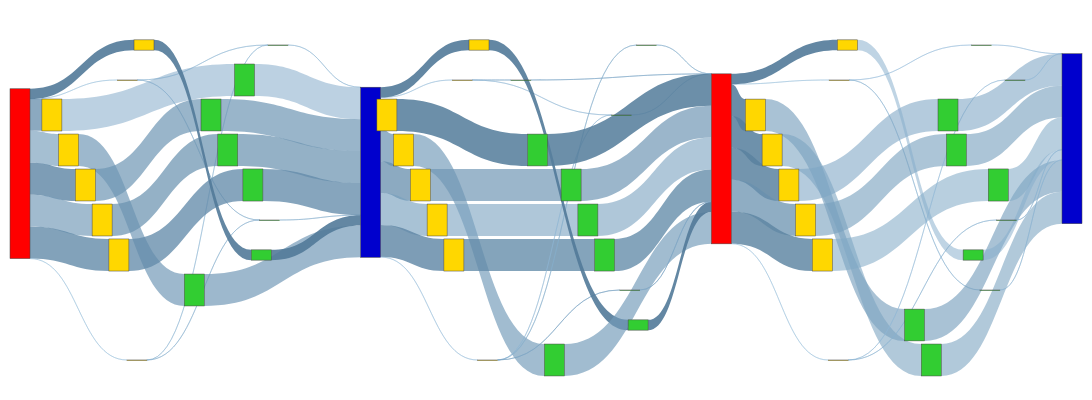

Write notebook code for a chart like this one.
### Code cell
f2_nodes, f2_nodes_dict = get_nodes_for_sankey(F2,rm_tags=['sim','agg_r','agg_w'],label_on=False)

# print(node_ref2)

f2_links = get_links_for_sankey(F2, f2_nodes_dict)
fig = go.Figure(go.Sankey(
            node = f2_nodes,
            link = f2_links, orientation='h'))

fig.update_layout(
    autosize=False,
    width=1200,
    height=400,
    margin=dict(
        l=10,
        r=10,
        b=40,
        t=10,
        pad=4
    ),
)
fig.show()
fig.write_html(f"{IMAGE_PATH}/sankey-grouped-sim_agg-vol-vfd.html")

### Figure 1 — Plotly figure (JSON) as saved in the notebook; plotly's stock layout.template omitted (floating-point values rounded to 4 significant figures)
{"data": [{"link": {"color": ["rgba(147.61904761904762, 187.61904761904762, 217.61904761904762, 0.41785714285714287)", "rgba(102.38095238095238, 142.38095238095238, 172.38095238095238, 0.7571428571428571)", "rgba(116.66666666666666, 156.66666666666666, 186.66666666666666, 0.65)", "rgba(95.23809523809524, 135.23809523809524, 165.23809523809524, 0.8107142857142857)", "rgba(114.28571428571428, 154.28571428571428, 184.28571428571428, 0.6678571428571429)", "rgba(97.61904761904762, 137.61904761904762, 167.61904761904762, 0.7928571428571429)", "rgba(147.61904761904762, 187.61904761904762, 217.61904761904762, 0.41785714285714287)", "rgba(83.33333333333333, 123.33333333333333, 153.33333333333331, 0.9)", "rgba(140.47619047619048, 180.47619047619048, 210.47619047619048, 0.4714285714285714)", "rgba(135.71428571428572, 175.71428571428572, 205.71428571428572, 0.5071428571428571)", "rgba(140.47619047619048, 180.47619047619048, 210.47619047619048, 0.4714285714285714)", "rgba(135.71428571428572, 175.71428571428572, 205.71428571428572, 0.5071428571428571)", "rgba(130.95238095238096, 170.95238095238096, 200.95238095238096, 0.5428571428571429)", "rgba(111.9047619047619, 151.9047619047619, 181.9047619047619, 0.6857142857142857)", "rgba(109.52380952380952, 149.52380952380952, 179.52380952380952, 0.7035714285714285)", "rgba(107.14285714285714, 147.14285714285714, 177.14285714285714, 0.7214285714285715)", "rgba(100.0, 140.0, 170.0, 0.775)", "rgba(83.33333333333333, 123.33333333333333, 153.33333333333331, 0.9)", "rgba(140.47619047619048, 180.47619047619048, 210.47619047619048, 0.4714285714285714)", "rgba(135.71428571428572, 175.71428571428572, 205.71428571428572, 0.5071428571428571)", "rgba(130.95238095238096, 170.95238095238096, 200.95238095238096, 0.5428571428571429)", "rgba(111.9047619047619, 151.9047619047619, 181.9047619047619, 0.6857142857142857)", "rgba(109.52380952380952, 149.52380952380952, 179.52380952380952, 0.7035714285714285)", "rgba(107.14285714285714, 147.14285714285714, 177.14285714285714, 0.7214285714285715)", "rgba(100.0, 140.0, 170.0, 0.775)", "rgba(83.33333333333333, 123.33333333333333, 153.33333333333331, 0.9)", "rgba(146.07843137254903, 186.07843137254903, 216.07843137254903, 0.4294117647058824)", "rgba(91.1764705882353, 131.1764705882353, 161.1764705882353, 0.8411764705882353)", "rgba(106.86274509803923, 146.86274509803923, 176.86274509803923, 0.723529411764706)", "rgba(102.94117647058823, 142.94117647058823, 172.94117647058823, 0.7529411764705882)", "rgba(118.62745098039215, 158.62745098039215, 188.62745098039215, 0.6352941176470588)", "rgba(95.09803921568627, 135.09803921568627, 165.09803921568627, 0.8117647058823529)", "rgba(146.07843137254903, 186.07843137254903, 216.07843137254903, 0.4294117647058824)", "rgba(83.33333333333333, 123.33333333333333, 153.33333333333331, 0.9)", "rgba(130.39215686274508, 170.39215686274508, 200.39215686274508, 0.5470588235294118)", "rgba(142.15686274509804, 182.15686274509804, 212.15686274509804, 0.45882352941176474)", "rgba(87.25490196078431, 127.25490196078431, 157.2549019607843, 0.8705882352941177)", "rgba(114.70588235294117, 154.70588235294116, 184.70588235294116, 0.6647058823529413)", "rgba(110.7843137254902, 150.7843137254902, 180.7843137254902, 0.6941176470588235)", "rgba(122.54901960784314, 162.54901960784315, 192.54901960784315, 0.6058823529411765)", "rgba(99.01960784313727, 139.01960784313727, 169.01960784313727, 0.7823529411764706)", "rgba(134.31372549019608, 174.31372549019608, 204.31372549019608, 0.5176470588235295)", "rgba(142.15686274509804, 182.15686274509804, 212.15686274509804, 0.45882352941176474)", "rgba(126.47058823529412, 166.47058823529412, 196.47058823529412, 0.5764705882352942)", "rgba(83.33333333333333, 123.33333333333333, 153.33333333333331, 0.9)", "rgba(130.39215686274508, 170.39215686274508, 200.39215686274508, 0.5470588235294118)", "rgba(138.23529411764707, 178.23529411764707, 208.23529411764707, 0.4882352941176471)", "rgba(87.25490196078431, 127.25490196078431, 157.2549019607843, 0.8705882352941177)", "rgba(114.70588235294117, 154.70588235294116, 184.70588235294116, 0.6647058823529413)", "rgba(110.7843137254902, 150.7843137254902, 180.7843137254902, 0.6941176470588235)", "rgba(122.54901960784314, 162.54901960784315, 192.54901960784315, 0.6058823529411765)", "rgba(99.01960784313727, 139.01960784313727, 169.01960784313727, 0.7823529411764706)", "rgba(134.31372549019608, 174.31372549019608, 204.31372549019608, 0.5176470588235295)", "rgba(83.33333333333333, 123.33333333333333, 153.33333333333331, 0.9)", "rgba(126.47058823529412, 166.47058823529412, 196.47058823529412, 0.5764705882352942)", "rgba(147.61904761904762, 187.61904761904762, 217.61904761904762, 0.41785714285714287)", "rgba(85.71428571428571, 125.71428571428571, 155.71428571428572, 0.8821428571428571)", "rgba(88.0952380952381, 128.0952380952381, 158.0952380952381, 0.8642857142857143)", "rgba(90.47619047619048, 130.47619047619048, 160.47619047619048, 0.8464285714285715)", "rgba(104.76190476190476, 144.76190476190476, 174.76190476190476, 0.7392857142857143)", "rgba(92.85714285714286, 132.85714285714286, 162.85714285714286, 0.8285714285714285)", "rgba(147.61904761904762, 187.61904761904762, 217.61904761904762, 0.41785714285714287)", "rgba(83.33333333333333, 123.33333333333333, 153.33333333333331, 0.9)", "rgba(145.23809523809524, 185.23809523809524, 215.23809523809524, 0.4357142857142857)", "rgba(138.0952380952381, 178.0952380952381, 208.0952380952381, 0.4892857142857143)", "rgba(119.04761904761905, 159.04761904761904, 189.04761904761904, 0.6321428571428571)", "rgba(123.80952380952381, 163.8095238095238, 193.8095238095238, 0.5964285714285714)", "rgba(126.19047619047619, 166.1904761904762, 196.1904761904762, 0.5785714285714286)", "rgba(121.42857142857143, 161.42857142857144, 191.42857142857144, 0.6142857142857143)", "rgba(128.57142857142856, 168.57142857142856, 198.57142857142856, 0.5607142857142857)", "rgba(142.85714285714286, 182.85714285714286, 212.85714285714286, 0.45357142857142857)", "rgba(138.0952380952381, 178.0952380952381, 208.0952380952381, 0.4892857142857143)", "rgba(133.33333333333334, 173.33333333333334, 203.33333333333334, 0.525)", "rgba(145.23809523809524, 185.23809523809524, 215.23809523809524, 0.4357142857142857)", "rgba(119.04761904761905, 159.04761904761904, 189.04761904761904, 0.6321428571428571)", "rgba(123.80952380952381, 163.8095238095238, 193.8095238095238, 0.5964285714285714)", "rgba(126.19047619047619, 166.1904761904762, 196.1904761904762, 0.5785714285714286)", "rgba(121.42857142857143, 161.42857142857144, 191.42857142857144, 0.6142857142857143)", "rgba(128.57142857142856, 168.57142857142856, 198.57142857142856, 0.5607142857142857)", "rgba(142.85714285714286, 182.85714285714286, 212.85714285714286, 0.45357142857142857)", "rgba(138.0952380952381, 178.0952380952381, 208.0952380952381, 0.4892857142857143)", "rgba(133.33333333333334, 173.33333333333334, 203.33333333333334, 0.525)", "rgba(138.0952380952381, 178.0952380952381, 208.0952380952381, 0.4892857142857143)"], "label": ["Access Volume : 0 <br />Access Count : 4 <br />Average Access Size : 0 <br />Operation : write<br />Bandwidth : 0", "Access Volume : 7.42 MB <br />Access Count : 200 <br />Average Access Size : 37.11 KB <br />Operation : write<br />Bandwidth : 2.41 MB/s", "Access Volume : 7.44 MB <br />Access Count : 200 <br />Average Access Size : 37.21 KB <br />Operation : write<br />Bandwidth : 1.87 MB/s", "Access Volume : 7.44 MB <br />Access Count : 200 <br />Average Access Size : 37.2 KB <br />Operation : write<br />Bandwidth : 2.51 MB/s", "Access Volume : 7.44 MB <br />Access Count : 200 <br />Average Access Size : 37.21 KB <br />Operation : write<br />Bandwidth : 1.89 MB/s", "Access Volume : 7.48 MB <br />Access Count : 201 <br />Average Access Size : 37.21 KB <br />Operation : write<br />Bandwidth : 2.48 MB/s", "Access Volume : 0 <br />Access Count : 4 <br />Average Access Size : 0 <br />Operation : write<br />Bandwidth : 0", "Access Volume : 2.4 MB <br />Access Count : 1 <br />Average Access Size : 2.4 MB <br />Operation : write<br />Bandwidth : 1.56 GB/s", "Access Volume : 5.19 KB <br />Access Count : 24 <br />Average Access Size : 216.33 B <br />Operation : write<br />Bandwidth : 292.05 B/s", "Access Volume : 272 B <br />Access Count : 1 <br />Average Access Size : 272 B <br />Operation : write<br />Bandwidth : 176.85 KB/s", "Access Volume : 5.19 KB <br />Access Count : 24 <br />Average Access Size : 216.33 B <br />Operation : write<br />Bandwidth : 292.05 B/s", "Access Volume : 272 B <br />Access Count : 1 <br />Average Access Size : 272 B <br />Operation : write<br />Bandwidth : 176.85 KB/s", "Access Volume : 7.46 MB <br />Access Count : 202 <br />Average Access Size : 36.94 KB <br />Operation : write<br />Bandwidth : 440.16 KB/s", "Access Volume : 7.45 MB <br />Access Count : 200 <br />Average Access Size : 37.24 KB <br />Operation : write<br />Bandwidth : 2.11 MB/s", "Access Volume : 7.45 MB <br />Access Count : 200 <br />Average Access Size : 37.23 KB <br />Operation : write<br />Bandwidth : 2.12 MB/s", "Access Volume : 7.45 MB <br />Access Count : 200 <br />Average Access Size : 37.25 KB <br />Operation : write<br />Bandwidth : 2.13 MB/s", "Access Volume : 7.49 MB <br />Access Count : 201 <br />Average Access Size : 37.25 KB <br />Operation : write<br />Bandwidth : 2.42 MB/s", "Access Volume : 2.4 MB <br />Access Count : 1 <br />Average Access Size : 2.4 MB <br />Operation : write<br />Bandwidth : 1.56 GB/s", "Access Volume : 5.19 KB <br />Access Count : 24 <br />Average Access Size : 216.33 B <br />Operation : write<br />Bandwidth : 292.05 B/s", "Access Volume : 272 B <br />Access Count : 1 <br />Average Access Size : 272 B <br />Operation : write<br />Bandwidth : 176.85 KB/s", "Access Volume : 7.46 MB <br />Access Count : 202 <br />Average Access Size : 36.94 KB <br />Operation : write<br />Bandwidth : 440.16 KB/s", "Access Volume : 7.45 MB <br />Access Count : 200 <br />Average Access Size : 37.24 KB <br />Operation : write<br />Bandwidth : 2.11 MB/s", "Access Volume : 7.45 MB <br />Access Count : 200 <br />Average Access Size : 37.23 KB <br />Operation : write<br />Bandwidth : 2.12 MB/s", "Access Volume : 7.45 MB <br />Access Count : 200 <br />Average Access Size : 37.25 KB <br />Operation : write<br />Bandwidth : 2.13 MB/s", "Access Volume : 7.49 MB <br />Access Count : 201 <br />Average Access Size : 37.25 KB <br />Operation : write<br />Bandwidth : 2.42 MB/s", "Access Volume : 2.4 MB <br />Access Count : 1 <br />Average Access Size : 2.4 MB <br />Operation : write<br />Bandwidth : 1.56 GB/s", "Access Volume : 0 <br />Access Count : 3 <br />Average Access Size : 0 <br />Operation : read<br />Bandwidth : 0", "Access Volume : 7.42 MB <br />Access Count : 200 <br />Average Access Size : 37.11 KB <br />Operation : read<br />Bandwidth : 11.12 MB/s", "Access Volume : 7.44 MB <br />Access Count : 200 <br />Average Access Size : 37.21 KB <br />Operation : read<br />Bandwidth : 10.68 MB/s", "Access Volume : 7.44 MB <br />Access Count : 200 <br />Average Access Size : 37.2 KB <br />Operation : read<br />Bandwidth : 10.69 MB/s", "Access Volume : 7.44 MB <br />Access Count : 200 <br />Average Access Size : 37.21 KB <br />Operation : read<br />Bandwidth : 10.43 MB/s", "Access Volume : 7.48 MB <br />Access Count : 201 <br />Average Access Size : 37.21 KB <br />Operation : read<br />Bandwidth : 10.78 MB/s", "Access Volume : 0 <br />Access Count : 3 <br />Average Access Size : 0 <br />Operation : read<br />Bandwidth : 0", "Access Volume : 2.4 MB <br />Access Count : 1 <br />Average Access Size : 2.4 MB <br />Operation : read<br />Bandwidth : 1.56 GB/s", "Access Volume : 2.18 KB <br />Access Count : 8 <br />Average Access Size : 273 B <br />Operation : read<br />Bandwidth : 46.58 KB/s", "Access Volume : 328 B <br />Access Count : 1 <br />Average Access Size : 328 B <br />Operation : read<br />Bandwidth : 93.56 B/s", "Access Volume : 7.43 MB <br />Access Count : 399 <br />Average Access Size : 18.62 KB <br />Operation : read<br />Bandwidth : 11.19 MB/s", "Access Volume : 7.45 MB <br />Access Count : 400 <br />Average Access Size : 18.62 KB <br />Operation : read<br />Bandwidth : 10.67 MB/s", "Access Volume : 7.45 MB <br />Access Count : 400 <br />Average Access Size : 18.62 KB <br />Operation : read<br />Bandwidth : 10.68 MB/s", "Access Volume : 7.45 MB <br />Access Count : 400 <br />Average Access Size : 18.62 KB <br />Operation : read<br />Bandwidth : 10.41 MB/s", "Access Volume : 7.49 MB <br />Access Count : 402 <br />Average Access Size : 18.62 KB <br />Operation : read<br />Bandwidth : 10.76 MB/s", "Access Volume : 1.57 KB <br />Access Count : 4 <br />Average Access Size : 392 B <br />Operation : read<br />Bandwidth : 32.85 KB/s", "Access Volume : 328 B <br />Access Count : 1 <br />Average Access Size : 328 B <br />Operation : read<br />Bandwidth : 93.56 B/s", "Access Volume : 512 B <br />Access Count : 1 <br />Average Access Size : 512 B <br />Operation : read<br />Bandwidth : 332.9 KB/s", "Access Volume : 2.4 MB <br />Access Count : 1 <br />Average Access Size : 2.4 MB <br />Operation : read<br />Bandwidth : 1.56 GB/s", "Access Volume : 2.18 KB <br />Access Count : 8 <br />Average Access Size : 273 B <br />Operation : read<br />Bandwidth : 46.58 KB/s", "Access Volume : 656 B <br />Access Count : 2 <br />Average Access Size : 328 B <br />Operation : read<br />Bandwidth : 187.13 B/s", "Access Volume : 7.43 MB <br />Access Count : 399 <br />Average Access Size : 18.62 KB <br />Operation : read<br />Bandwidth : 11.19 MB/s", "Access Volume : 7.45 MB <br />Access Count : 400 <br />Average Access Size : 18.62 KB <br />Operation : read<br />Bandwidth : 10.67 MB/s", "Access Volume : 7.45 MB <br />Access Count : 400 <br />Average Access Size : 18.62 KB <br />Operation : read<br />Bandwidth : 10.68 MB/s", "Access Volume : 7.45 MB <br />Access Count : 400 <br />Average Access Size : 18.62 KB <br />Operation : read<br />Bandwidth : 10.41 MB/s", "Access Volume : 7.49 MB <br />Access Count : 402 <br />Average Access Size : 18.62 KB <br />Operation : read<br />Bandwidth : 10.76 MB/s", "Access Volume : 1.57 KB <br />Access Count : 4 <br />Average Access Size : 392 B <br />Operation : read<br />Bandwidth : 32.85 KB/s", "Access Volume : 2.4 MB <br />Access Count : 1 <br />Average Access Size : 2.4 MB <br />Operation : read<br />Bandwidth : 1.56 GB/s", "Access Volume : 512 B <br />Access Count : 1 <br />Average Access Size : 512 B <br />Operation : read<br />Bandwidth : 332.9 KB/s", "Access Volume : 0 <br />Access Count : 3 <br />Average Access Size : 0 <br />Operation : write<br />Bandwidth : 0", "Access Volume : 7.42 MB <br />Access Count : 200 <br />Average Access Size : 37.11 KB <br />Operation : write<br />Bandwidth : 5.64 MB/s", "Access Volume : 7.44 MB <br />Access Count : 200 <br />Average Access Size : 37.21 KB <br />Operation : write<br />Bandwidth : 4.46 MB/s", "Access Volume : 7.44 MB <br />Access Count : 200 <br />Average Access Size : 37.2 KB <br />Operation : write<br />Bandwidth : 4.06 MB/s", "Access Volume : 7.44 MB <br />Access Count : 200 <br />Average Access Size : 37.21 KB <br />Operation : write<br />Bandwidth : 2.37 MB/s", "Access Volume : 7.48 MB <br />Access Count : 201 <br />Average Access Size : 37.21 KB <br />Operation : write<br />Bandwidth : 2.68 MB/s", "Access Volume : 0 <br />Access Count : 3 <br />Average Access Size : 0 <br />Operation : write<br />Bandwidth : 0", "Access Volume : 2.4 MB <br />Access Count : 1 <br />Average Access Size : 2.4 MB <br />Operation : write<br />Bandwidth : 1.56 GB/s", "Access Volume : 562 B <br />Access Count : 4 <br />Average Access Size : 140.5 B <br />Operation : write<br />Bandwidth : 25.2 B/s", "Access Volume : 28 B <br />Access Count : 1 <br />Average Access Size : 28 B <br />Operation : write<br />Bandwidth : 18.21 KB/s", "Access Volume : 7.42 MB <br />Access Count : 398 <br />Average Access Size : 18.63 KB <br />Operation : write<br />Bandwidth : 1.14 MB/s", "Access Volume : 7.45 MB <br />Access Count : 400 <br />Average Access Size : 18.63 KB <br />Operation : write<br />Bandwidth : 912.66 KB/s", "Access Volume : 7.45 MB <br />Access Count : 400 <br />Average Access Size : 18.63 KB <br />Operation : write<br />Bandwidth : 856.42 KB/s", "Access Volume : 7.45 MB <br />Access Count : 400 <br />Average Access Size : 18.63 KB <br />Operation : write<br />Bandwidth : 928.42 KB/s", "Access Volume : 7.49 MB <br />Access Count : 401 <br />Average Access Size : 18.68 KB <br />Operation : write<br />Bandwidth : 530 KB/s", "Access Volume : 876 B <br />Access Count : 5 <br />Average Access Size : 175.2 B <br />Operation : write<br />Bandwidth : 74.18 B/s", "Access Volume : 28 B <br />Access Count : 1 <br />Average Access Size : 28 B <br />Operation : write<br />Bandwidth : 18.21 KB/s", "Access Volume : 2.4 MB <br />Access Count : 1000 <br />Average Access Size : 2.4 KB <br />Operation : write<br />Bandwidth : 328.73 KB/s", "Access Volume : 562 B <br />Access Count : 4 <br />Average Access Size : 140.5 B <br />Operation : write<br />Bandwidth : 25.2 B/s", "Access Volume : 7.42 MB <br />Access Count : 398 <br />Average Access Size : 18.63 KB <br />Operation : write<br />Bandwidth : 1.14 MB/s", "Access Volume : 7.45 MB <br />Access Count : 400 <br />Average Access Size : 18.63 KB <br />Operation : write<br />Bandwidth : 912.66 KB/s", "Access Volume : 7.45 MB <br />Access Count : 400 <br />Average Access Size : 18.63 KB <br />Operation : write<br />Bandwidth : 856.42 KB/s", "Access Volume : 7.45 MB <br />Access Count : 400 <br />Average Access Size : 18.63 KB <br />Operation : write<br />Bandwidth : 928.42 KB/s", "Access Volume : 7.49 MB <br />Access Count : 401 <br />Average Access Size : 18.68 KB <br />Operation : write<br />Bandwidth : 530 KB/s", "Access Volume : 876 B <br />Access Count : 5 <br />Average Access Size : 175.2 B <br />Operation : write<br />Bandwidth : 74.18 B/s", "Access Volume : 28 B <br />Access Count : 1 <br />Average Access Size : 28 B <br />Operation : write<br />Bandwidth : 18.21 KB/s", "Access Volume : 2.4 MB <br />Access Count : 1000 <br />Average Access Size : 2.4 KB <br />Operation : write<br />Bandwidth : 328.73 KB/s", "Access Volume : 28 B <br />Access Count : 1 <br />Average Access Size : 28 B <br />Operation : write<br />Bandwidth : 18.21 KB/s"], "source": [0, 0, 0, 0, 0, 0, 0, 0, 1, 1, 2, 2, 3, 4, 5, 6, 7, 8, 9, 10, 11, 12, 13, 14, 15, 16, 17, 17, 17, 17, 17, 17, 17, 17, 18, 18, 19, 20, 21, 22, 23, 24, 24, 24, 25, 26, 27, 28, 29, 30, 31, 32, 33, 34, 35, 36, 36, 36, 36, 36, 36, 36, 36, 37, 37, 38, 39, 40, 41, 42, 43, 43, 44, 45, 46, 47, 48, 49, 50, 51, 52, 53, 54], "target": [1, 3, 4, 5, 6, 7, 2, 8, 9, 10, 9, 10, 11, 12, 13, 14, 15, 16, 17, 17, 17, 17, 17, 17, 17, 17, 18, 19, 20, 21, 22, 23, 24, 25, 26, 27, 28, 29, 30, 31, 32, 33, 27, 35, 34, 36, 36, 36, 36, 36, 36, 36, 36, 36, 36, 37, 38, 39, 40, 41, 42, 43, 44, 45, 52, 46, 47, 48, 49, 50, 51, 54, 53, 55, 55, 55, 55, 55, 55, 55, 55, 55, 55], "value": [1, 7422108, 7441148, 7440164, 7442936, 7479508, 1, 2400000, 5192, 272, 5192, 272, 7460880, 7447968, 7446976, 7449760, 7486392, 2400000, 5192, 272, 7460880, 7447968, 7446976, 7449760, 7486392, 2400000, 1, 7422108, 7441148, 7440164, 7442936, 7479508, 1, 2400000, 2184, 328, 7428880, 7447968, 7446976, 7449760, 7486392, 1568, 328, 512, 2400000, 2184, 656, 7428880, 7447968, 7446976, 7449760, 7486392, 1568, 2400000, 512, 1, 7422108, 7441148, 7440164, 7442936, 7479508, 1, 2400000, 562, 28, 7416064, 7451168, 7450176, 7452960, 7489592, 876, 28, 2400000, 562, 7416064, 7451168, 7450176, 7452960, 7489592, 876, 28, 2400000, 28]}, "node": {"color": ["Red", "Gold", "Gold", "Gold", "Gold", "Gold", "Gold", "Gold", "Gold", "LimeGreen", "LimeGreen", "LimeGreen", "LimeGreen", "LimeGreen", "LimeGreen", "LimeGreen", "LimeGreen", "MediumBlue", "Gold", "Gold", "Gold", "Gold", "Gold", "Gold", "Gold", "Gold", "LimeGreen", "LimeGreen", "LimeGreen", "LimeGreen", "LimeGreen", "LimeGreen", "LimeGreen", "LimeGreen", "LimeGreen", "LimeGreen", "Red", "Gold", "Gold", "Gold", "Gold", "Gold", "Gold", "Gold", "Gold", "LimeGreen", "LimeGreen", "LimeGreen", "LimeGreen", "LimeGreen", "LimeGreen", "LimeGreen", "LimeGreen", "LimeGreen", "LimeGreen", "MediumBlue"], "label": [], "x": [0, 0.1094, 0.1328, 0.03906, 0.05469, 0.07031, 0.08594, 0.1016, 0.125, 0.25, 0.2422, 0.2188, 0.1719, 0.1875, 0.2031, 0.2266, 0.2344, 0.3125, 0.4219, 0.3516, 0.3672, 0.3828, 0.3984, 0.4141, 0.4453, 0.4375, 0.4766, 0.5703, 0.4922, 0.5078, 0.5234, 0.5391, 0.5547, 0.5938, 0.5859, 0.5781, 0.6562, 0.7734, 0.6953, 0.7109, 0.7266, 0.7422, 0.7578, 0.7891, 0.7812, 0.9062, 0.8438, 0.8594, 0.875, 0.8828, 0.9219, 0.9375, 0.9141, 0.8984, 0.9297, 1], "y": [0, 0.2, 0, 0.3, 0.4, 0.5, 0.6, 0.7, 0.1, 0.1, 0.6, 0.2, 0.8, 0.3, 0.4, 0.5, 0.7, 0, 0.2, 0.3, 0.4, 0.5, 0.6, 0.7, 0, 0.1, 0.2, 0.3, 0.4, 1, 0.5, 0.6, 0.7, 0.1, 0.9, 0.8, 0, 0.2, 0.3, 0.4, 0.5, 0.6, 0.7, 0, 0.1, 0.1, 0.9, 1, 0.3, 0.4, 0.5, 0.2, 0.8, 0.7, 0.6, 0]}, "orientation": "h", "type": "sankey"}], "layout": {"autosize": false, "height": 400, "margin": {"b": 40, "l": 10, "pad": 4, "r": 10, "t": 10}, "width": 1200}}
